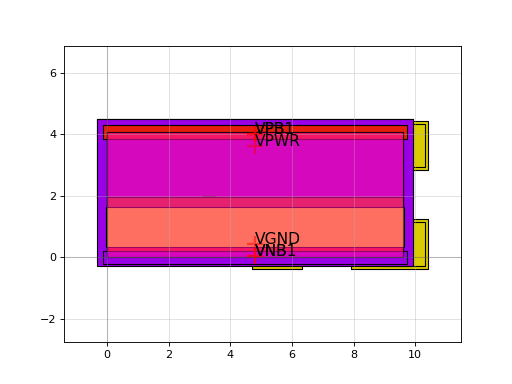

Generate this figure with Python:
import sky130

c = sky130.components.sky130_fd_sc_hvl__probec_p_8()
c.plot()
